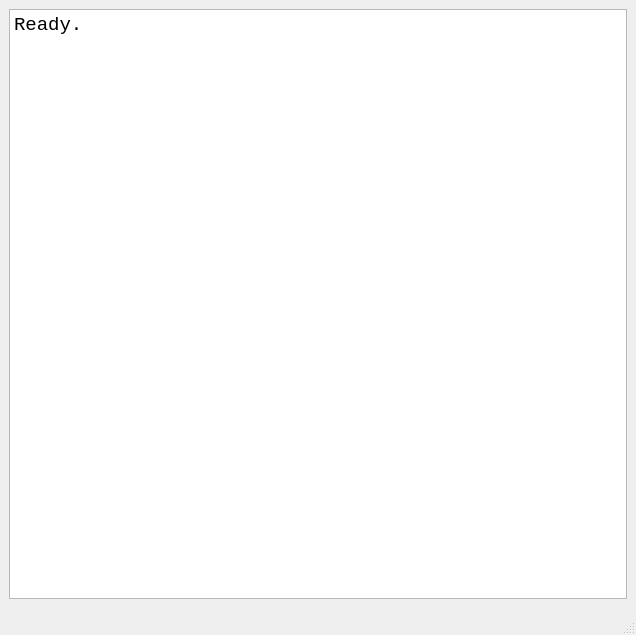
<?xml version="1.0" encoding="UTF-8"?>
<ui version="4.0">
 <class>TraceWindow</class>
 <widget class="QMainWindow" name="TraceWindow">
  <property name="geometry">
   <rect>
    <x>0</x>
    <y>0</y>
    <width>636</width>
    <height>635</height>
   </rect>
  </property>
  <property name="font">
   <font>
    <family>Consolas</family>
    <pointsize>14</pointsize>
   </font>
  </property>
  <property name="windowTitle">
   <string>Trace Output Window</string>
  </property>
  <widget class="QWidget" name="centralwidget">
   <layout class="QGridLayout" name="gridLayout">
    <item row="0" column="0">
     <widget class="CachedPlainTextEdit" name="plainTextEditOutput">
      <property name="font">
       <font>
        <family>Consolas</family>
        <pointsize>14</pointsize>
       </font>
      </property>
      <property name="contextMenuPolicy">
       <enum>Qt::CustomContextMenu</enum>
      </property>
      <property name="documentTitle">
       <string/>
      </property>
      <property name="readOnly">
       <bool>true</bool>
      </property>
      <property name="plainText">
       <string>Ready.</string>
      </property>
      <property name="centerOnScroll">
       <bool>false</bool>
      </property>
     </widget>
    </item>
   </layout>
  </widget>
  <widget class="QStatusBar" name="statusbar"/>
 </widget>
 <customwidgets>
  <customwidget>
   <class>CachedPlainTextEdit</class>
   <extends>QPlainTextEdit</extends>
   <header location="global">cachedplaintextedit.h</header>
  </customwidget>
 </customwidgets>
 <resources/>
 <connections/>
</ui>
